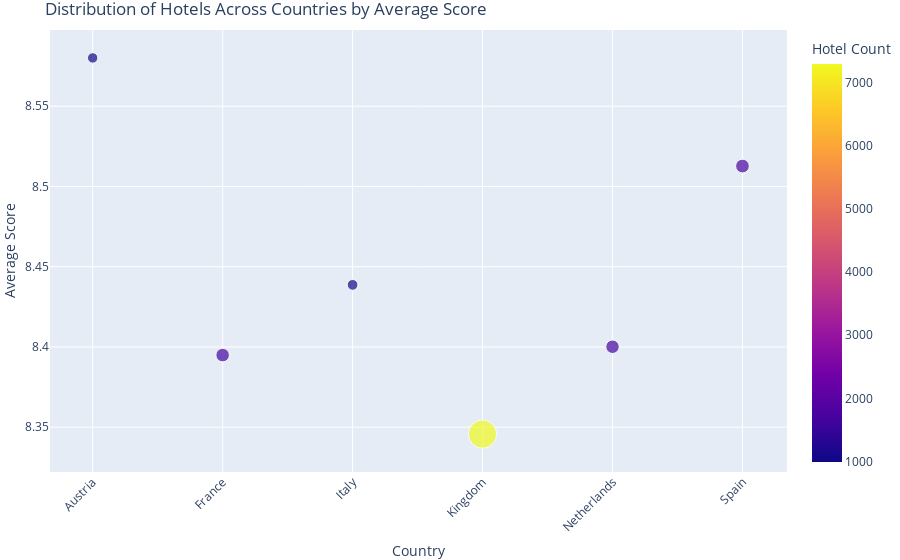

Source (notebook cell):
### Code cell
px.scatter(
    country_data,
    x="Country",
    y="Average Score",
    size="Hotel Count",        
    color="Hotel Count",     
    hover_name="Country",
    hover_data=["Hotel Count", "Average Score"],
    title="Distribution of Hotels Across Countries by Average Score"
).update_layout(
    xaxis_tickangle=-45,       
    yaxis_title="Average Score",
    xaxis_title="Country",
    margin={"r":0,"t":30,"l":0,"b":0}
)

### Figure 1 — Plotly figure (JSON) as saved in the notebook; plotly's stock layout.template omitted (floating-point values rounded to 4 significant figures)
{"data": [{"customdata": [[990], [1671], [1049], [7301], [1655], [1722]], "hovertemplate": "<b>%{hovertext}</b><br><br>Country=%{x}<br>Average Score=%{y}<br>Hotel Count=%{marker.color}<extra></extra>", "hovertext": ["Austria", "France", "Italy", "Kingdom", "Netherlands", "Spain"], "legendgroup": "", "marker": {"color": [990, 1671, 1049, 7301, 1655, 1722], "coloraxis": "coloraxis", "size": [990, 1671, 1049, 7301, 1655, 1722], "sizemode": "area", "sizeref": 18.25, "symbol": "circle"}, "mode": "markers", "name": "", "orientation": "v", "showlegend": false, "type": "scatter", "x": ["Austria", "France", "Italy", "Kingdom", "Netherlands", "Spain"], "xaxis": "x", "y": [8.58, 8.395, 8.439, 8.346, 8.4, 8.513], "yaxis": "y"}], "layout": {"coloraxis": {"colorbar": {"title": {"text": "Hotel Count"}}, "colorscale": [[0, "#0d0887"], [0.1111, "#46039f"], [0.2222, "#7201a8"], [0.3333, "#9c179e"], [0.4444, "#bd3786"], [0.5556, "#d8576b"], [0.6667, "#ed7953"], [0.7778, "#fb9f3a"], [0.8889, "#fdca26"], [1, "#f0f921"]]}, "legend": {"itemsizing": "constant", "tracegroupgap": 0}, "margin": {"b": 0, "l": 0, "r": 0, "t": 30}, "title": {"text": "Distribution of Hotels Across Countries by Average Score"}, "xaxis": {"anchor": "y", "domain": [0, 1], "tickangle": -45, "title": {"text": "Country"}}, "yaxis": {"anchor": "x", "domain": [0, 1], "title": {"text": "Average Score"}}}}
